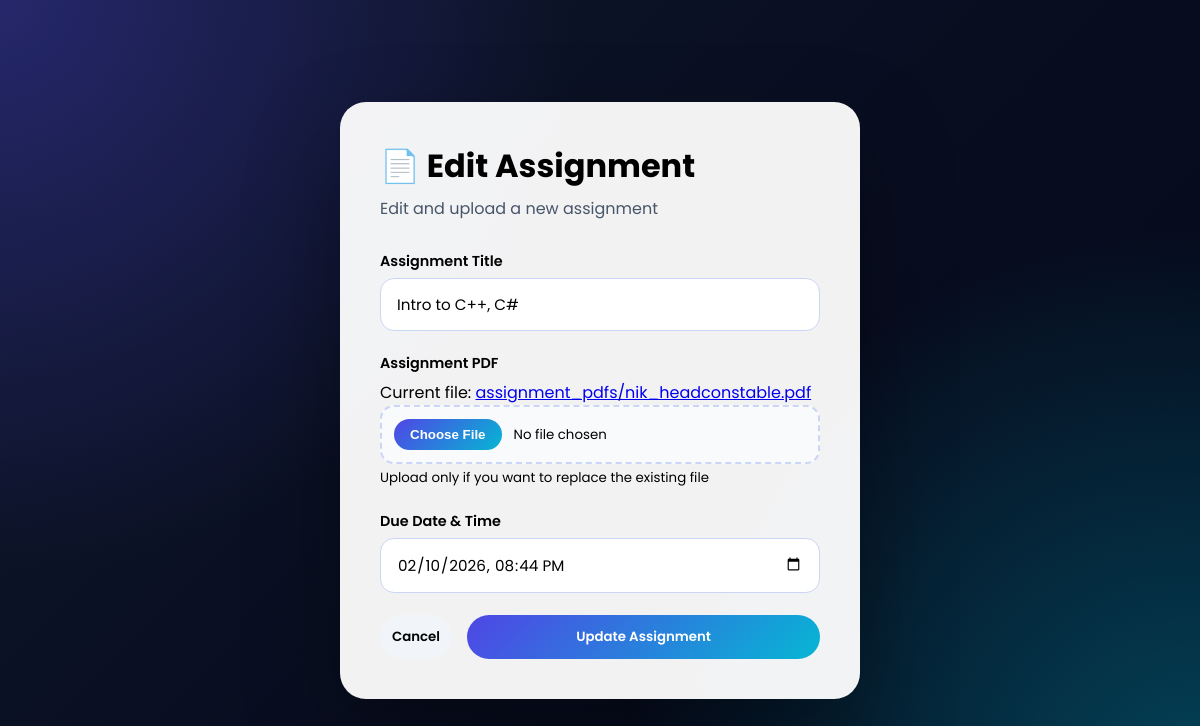
The app's page /teachers/dashboard/edit_assignments/10 with its own data.
### assignments/models.py (models this page shows, shortened)
class Assignment(models.Model):
    COURSE_CHOICES = [
        ('AIML', 'Artificial Intelligence and Machine Learning'),
        ('CORE', 'Computer Science Core'),
        ('IT', 'Information Technology'),
        ('ME', 'Mechanical Engineering'),
        ('CE', 'Civil Engineering'),
        ('EE', 'Electrical Engineering')
    ]
    teacher_name = models.ForeignKey(User, on_delete=models.CASCADE)
    course_name = models.CharField(choices=COURSE_CHOICES)
    title = models.CharField(max_length=250)
    assignment = models.FileField(upload_to='assignment_pdfs/')
    due_date = models.DateTimeField()
    created_at = models.DateTimeField(auto_now_add=True)
    updated_at = models.DateTimeField(auto_now=True)

### assignments/views.py (the view, shortened to what this page needs)
# urls.py: path('edit_assignments/<int:pk>', views.edit_assignments, name='edit_assignments'),
def edit_assignments(request, pk):
    data = Assignment.objects.get(pk=pk)
    context = {
        'data': data
    }
    return render(request=request, template_name='edit_assignment.html', context=context)

### templates/teachers/edit_assignment.html (shortened to what this page needs)
{% load static %}
<!DOCTYPE html>
<html lang="en">
<head>
    <link rel="stylesheet" href="{% static 'css/edit_assignment.css' %}">
</head>
<body>
    <div class="page-wrapper">
        <div class="assignment-card">
            <div class="header">
                <h1>📄 Edit Assignment</h1>
                <p>Edit and upload a new assignment</p>
            </div>
            <form action="{% url 'edit_assignments' data.id %}" method="post" enctype="multipart/form-data">
                <div class="input-group">
                    <label>Assignment Title</label>
                    <input name="title" type="text" placeholder="e.g. Introduction to Python" value="{{data.title}}"
                        required>
                </div>
                <div class="input-group">
                    <label>Assignment PDF</label>
                    {% if data.assignment %}
                    <p class="file-link">
                        Current file:
                        <a href="{{ data.assignment.url }}" target="_blank">
                            {{data.assignment}}
                        </a>
                    </p>
                    {% endif %}
                    <input name="assignment" type="file" accept="application/pdf" class="file-input">
                    <small>Upload only if you want to replace the existing file</small>
                </div>
                <div class="input-group">
                    <label>Due Date & Time</label>
                    <input name="due_date" type="datetime-local" value="{{data.due_date|date:'Y-m-d\\TH:i'}}" required>
                </div>
                <div class="form-actions">
                    <a href="{% url 'dashboard' %}">
                        <button type="button" class="secondary-btn">Cancel</button>
                    </a>
                    <button type="submit" class="primary-btn">Update Assignment</button>
                </div>
            </form>
        </div>
    </div>
</body>
</html>

### portal_system/static/css/edit_assignment.css (style rules this page uses)
* { margin: 0; padding: 0; box-sizing: border-box; font-family: "Poppins", sans-serif; }
body { min-height: 100vh; background: radial-gradient(circle at top left, rgba(79,70,229,0.35), transparent 40%), radial-gradient(circle at bottom right, rgba(6,182,212,0.35), transparent 40%), linear-gradient(135deg, #0f172a, #020617); display: flex; align-items: center; justify-content: center; padding: 30px; }
.assignment-card { width: 100%; max-width: 520px; background: rgba(255,255,255,0.95); border-radius: 26px; padding: 40px; box-shadow: 0 40px 90px rgba(0,0,0,0.35); animation: fadeIn 0.8s ease forwards; }
.header h1 { font-size: 2rem; margin-bottom: 6px; }
.header p { color: #475569; margin-bottom: 30px; }
.input-group { margin-bottom: 22px; }
.input-group label { display: block; font-size: 0.9rem; font-weight: 600; margin-bottom: 6px; }
.input-group input[type="text"], .input-group input[type="datetime-local"] { width: 100%; padding: 14px 16px; border-radius: 14px; border: 1px solid #cbd5f5; outline: none; font-size: 0.95rem; }
.file-input { width: 100%; padding: 12px; border-radius: 14px; border: 2px dashed #cbd5f5; background: #f8fafc; cursor: pointer; }
.form-actions { display: flex; gap: 15px; margin-top: 10px; }
.primary-btn, .secondary-btn { flex: 1; padding: 12px; border-radius: 999px; border: none; cursor: pointer; font-weight: 600; }
.primary-btn { background: linear-gradient(135deg, #4f46e5, #06b6d4); color: white; }
.secondary-btn { background: #f1f5f9; }
.file-link a { word-break: break-all; overflow-wrap: anywhere; display: inline-block; max-width: 100%; }

### records on screen
Assignment: title "Intro to C++, C#", assignment "assignment_pdfs/nik_headconstable.pdf", due_date "02/10/2026 20:44"
